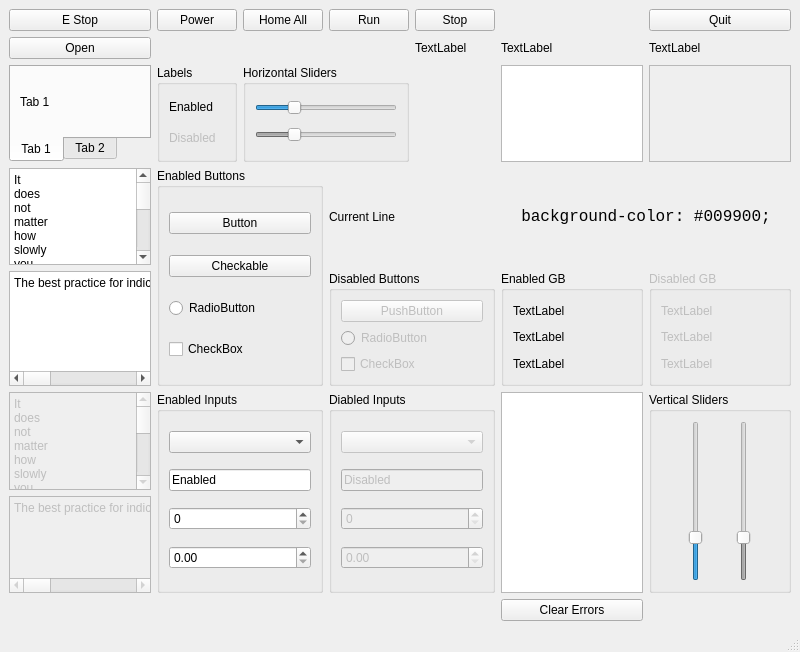
<?xml version="1.0" encoding="UTF-8"?>
<ui version="4.0">
 <class>MainWindow</class>
 <widget class="QMainWindow" name="MainWindow">
  <property name="geometry">
   <rect>
    <x>0</x>
    <y>0</y>
    <width>800</width>
    <height>652</height>
   </rect>
  </property>
  <property name="windowTitle">
   <string>MainWindow</string>
  </property>
  <widget class="QWidget" name="centralwidget">
   <layout class="QGridLayout" name="gridLayout">
    <item row="4" column="5">
     <widget class="QGroupBox" name="groupBox_2">
      <property name="title">
       <string>Enabled GB</string>
      </property>
      <layout class="QVBoxLayout" name="verticalLayout">
       <item>
        <widget class="QLabel" name="label_4">
         <property name="text">
          <string>TextLabel</string>
         </property>
        </widget>
       </item>
       <item>
        <widget class="QLabel" name="label_5">
         <property name="text">
          <string>TextLabel</string>
         </property>
        </widget>
       </item>
       <item>
        <widget class="QLabel" name="label_6">
         <property name="text">
          <string>TextLabel</string>
         </property>
        </widget>
       </item>
      </layout>
     </widget>
    </item>
    <item row="0" column="4">
     <widget class="QPushButton" name="stop_pb">
      <property name="text">
       <string>Stop</string>
      </property>
     </widget>
    </item>
    <item row="1" column="0">
     <widget class="QPushButton" name="open_pb">
      <property name="text">
       <string>Open</string>
      </property>
     </widget>
    </item>
    <item row="4" column="6">
     <widget class="QGroupBox" name="groupBox_6">
      <property name="enabled">
       <bool>false</bool>
      </property>
      <property name="title">
       <string>Disabled GB</string>
      </property>
      <layout class="QVBoxLayout" name="verticalLayout_2">
       <item>
        <widget class="QLabel" name="label_7">
         <property name="text">
          <string>TextLabel</string>
         </property>
        </widget>
       </item>
       <item>
        <widget class="QLabel" name="label_9">
         <property name="text">
          <string>TextLabel</string>
         </property>
        </widget>
       </item>
       <item>
        <widget class="QLabel" name="label_8">
         <property name="text">
          <string>TextLabel</string>
         </property>
        </widget>
       </item>
      </layout>
     </widget>
    </item>
    <item row="2" column="6">
     <widget class="QListWidget" name="disabledLW">
      <property name="enabled">
       <bool>false</bool>
      </property>
     </widget>
    </item>
    <item row="0" column="6">
     <widget class="QPushButton" name="quit_pb">
      <property name="text">
       <string>Quit</string>
      </property>
     </widget>
    </item>
    <item row="1" column="6">
     <widget class="QLabel" name="dro_lb_z">
      <property name="text">
       <string>TextLabel</string>
      </property>
     </widget>
    </item>
    <item row="1" column="4">
     <widget class="QLabel" name="dro_lb_x">
      <property name="text">
       <string>TextLabel</string>
      </property>
     </widget>
    </item>
    <item row="0" column="0">
     <widget class="QPushButton" name="estop_pb">
      <property name="text">
       <string>E Stop</string>
      </property>
     </widget>
    </item>
    <item row="0" column="2">
     <widget class="QPushButton" name="home_all_pb">
      <property name="text">
       <string>Home All</string>
      </property>
     </widget>
    </item>
    <item row="0" column="3">
     <widget class="QPushButton" name="run_pb">
      <property name="text">
       <string>Run</string>
      </property>
     </widget>
    </item>
    <item row="3" column="3" colspan="2">
     <widget class="QLabel" name="label">
      <property name="text">
       <string>Current Line</string>
      </property>
     </widget>
    </item>
    <item row="2" column="5">
     <widget class="QListWidget" name="enabledLW"/>
    </item>
    <item row="4" column="3" colspan="2">
     <widget class="QGroupBox" name="groupBox">
      <property name="title">
       <string>Disabled Buttons</string>
      </property>
      <layout class="QGridLayout" name="gridLayout_5">
       <item row="0" column="0">
        <widget class="QPushButton" name="pushButton_2">
         <property name="enabled">
          <bool>false</bool>
         </property>
         <property name="text">
          <string>PushButton</string>
         </property>
        </widget>
       </item>
       <item row="1" column="0">
        <widget class="QRadioButton" name="radioButton_2">
         <property name="enabled">
          <bool>false</bool>
         </property>
         <property name="text">
          <string>RadioButton</string>
         </property>
        </widget>
       </item>
       <item row="2" column="0">
        <widget class="QCheckBox" name="checkBox_2">
         <property name="enabled">
          <bool>false</bool>
         </property>
         <property name="text">
          <string>CheckBox</string>
         </property>
        </widget>
       </item>
      </layout>
     </widget>
    </item>
    <item row="0" column="1">
     <widget class="QPushButton" name="power_pb">
      <property name="text">
       <string>Power</string>
      </property>
     </widget>
    </item>
    <item row="1" column="5">
     <widget class="QLabel" name="dro_lb_y">
      <property name="text">
       <string>TextLabel</string>
      </property>
     </widget>
    </item>
    <item row="7" column="5">
     <widget class="QPushButton" name="clear_errors_pb">
      <property name="text">
       <string>Clear Errors</string>
      </property>
     </widget>
    </item>
    <item row="5" column="1" rowspan="2" colspan="2">
     <widget class="QGroupBox" name="groupBox_4">
      <property name="title">
       <string>Enabled Inputs</string>
      </property>
      <layout class="QGridLayout" name="gridLayout_6">
       <item row="0" column="0">
        <widget class="QComboBox" name="enabledCB">
         <property name="currentText">
          <string/>
         </property>
        </widget>
       </item>
       <item row="1" column="0">
        <widget class="QLineEdit" name="lineEdit">
         <property name="text">
          <string>Enabled</string>
         </property>
        </widget>
       </item>
       <item row="2" column="0">
        <widget class="QSpinBox" name="spinBox"/>
       </item>
       <item row="3" column="0">
        <widget class="QDoubleSpinBox" name="doubleSpinBox"/>
       </item>
      </layout>
     </widget>
    </item>
    <item row="5" column="3" rowspan="2" colspan="2">
     <widget class="QGroupBox" name="groupBox_5">
      <property name="title">
       <string>Diabled Inputs</string>
      </property>
      <layout class="QGridLayout" name="gridLayout_7">
       <item row="0" column="0">
        <widget class="QComboBox" name="disabledCB">
         <property name="enabled">
          <bool>false</bool>
         </property>
        </widget>
       </item>
       <item row="1" column="0">
        <widget class="QLineEdit" name="lineEdit_2">
         <property name="enabled">
          <bool>false</bool>
         </property>
         <property name="text">
          <string>Disabled</string>
         </property>
        </widget>
       </item>
       <item row="2" column="0">
        <widget class="QSpinBox" name="spinBox_2">
         <property name="enabled">
          <bool>false</bool>
         </property>
        </widget>
       </item>
       <item row="3" column="0">
        <widget class="QDoubleSpinBox" name="doubleSpinBox_2">
         <property name="enabled">
          <bool>false</bool>
         </property>
        </widget>
       </item>
      </layout>
     </widget>
    </item>
    <item row="5" column="5" rowspan="2">
     <widget class="QPlainTextEdit" name="errors_pte"/>
    </item>
    <item row="2" column="1">
     <widget class="QGroupBox" name="groupBox_7">
      <property name="title">
       <string>Labels</string>
      </property>
      <layout class="QVBoxLayout" name="verticalLayout_4">
       <item>
        <widget class="QLabel" name="label_11">
         <property name="text">
          <string>Enabled</string>
         </property>
        </widget>
       </item>
       <item>
        <widget class="QLabel" name="label_12">
         <property name="enabled">
          <bool>false</bool>
         </property>
         <property name="text">
          <string>Disabled</string>
         </property>
        </widget>
       </item>
      </layout>
     </widget>
    </item>
    <item row="2" column="2" colspan="2">
     <widget class="QGroupBox" name="groupBox_9">
      <property name="title">
       <string>Horizontal Sliders</string>
      </property>
      <layout class="QGridLayout" name="gridLayout_9">
       <item row="0" column="0">
        <widget class="QSlider" name="horizontalSlider">
         <property name="maximum">
          <number>100</number>
         </property>
         <property name="value">
          <number>25</number>
         </property>
         <property name="orientation">
          <enum>Qt::Horizontal</enum>
         </property>
        </widget>
       </item>
       <item row="1" column="0">
        <widget class="QSlider" name="horizontalSlider_2">
         <property name="enabled">
          <bool>false</bool>
         </property>
         <property name="maximum">
          <number>100</number>
         </property>
         <property name="value">
          <number>25</number>
         </property>
         <property name="orientation">
          <enum>Qt::Horizontal</enum>
         </property>
        </widget>
       </item>
      </layout>
     </widget>
    </item>
    <item row="3" column="1" rowspan="2" colspan="2">
     <widget class="QGroupBox" name="groupBox_3">
      <property name="title">
       <string>Enabled Buttons</string>
      </property>
      <layout class="QGridLayout" name="gridLayout_4">
       <item row="0" column="0">
        <widget class="QPushButton" name="pushButton">
         <property name="text">
          <string>Button</string>
         </property>
        </widget>
       </item>
       <item row="3" column="0">
        <widget class="QCheckBox" name="checkBox">
         <property name="text">
          <string>CheckBox</string>
         </property>
        </widget>
       </item>
       <item row="2" column="0">
        <widget class="QRadioButton" name="radioButton">
         <property name="text">
          <string>RadioButton</string>
         </property>
        </widget>
       </item>
       <item row="1" column="0">
        <widget class="QPushButton" name="pushButton_3">
         <property name="text">
          <string>Checkable</string>
         </property>
         <property name="checkable">
          <bool>true</bool>
         </property>
        </widget>
       </item>
      </layout>
     </widget>
    </item>
    <item row="6" column="0">
     <widget class="QPlainTextEdit" name="plainTextEdit">
      <property name="enabled">
       <bool>false</bool>
      </property>
      <property name="lineWrapMode">
       <enum>QPlainTextEdit::NoWrap</enum>
      </property>
      <property name="plainText">
       <string>The best practice for indicating a disabled state in PyQt6 using QSS is to use grayed-out text and a slightly lighter or less saturated background, following standard UX patterns.</string>
      </property>
     </widget>
    </item>
    <item row="5" column="0">
     <widget class="QPlainTextEdit" name="plainTextEdit_2">
      <property name="enabled">
       <bool>false</bool>
      </property>
      <property name="plainText">
       <string>It
does
not
matter
how
slowly
you
go
so
long
as
you
do
not
stop.
Confucius</string>
      </property>
     </widget>
    </item>
    <item row="5" column="6" rowspan="2">
     <widget class="QGroupBox" name="groupBox_8">
      <property name="title">
       <string>Vertical Sliders</string>
      </property>
      <layout class="QGridLayout" name="gridLayout_8">
       <item row="0" column="0">
        <widget class="QSlider" name="verticalSlider_2">
         <property name="maximum">
          <number>100</number>
         </property>
         <property name="value">
          <number>25</number>
         </property>
         <property name="orientation">
          <enum>Qt::Vertical</enum>
         </property>
        </widget>
       </item>
       <item row="0" column="1">
        <widget class="QSlider" name="verticalSlider">
         <property name="enabled">
          <bool>false</bool>
         </property>
         <property name="maximum">
          <number>100</number>
         </property>
         <property name="value">
          <number>25</number>
         </property>
         <property name="orientation">
          <enum>Qt::Vertical</enum>
         </property>
        </widget>
       </item>
      </layout>
     </widget>
    </item>
    <item row="2" column="0">
     <widget class="QTabWidget" name="tabWidget">
      <property name="tabPosition">
       <enum>QTabWidget::South</enum>
      </property>
      <property name="currentIndex">
       <number>0</number>
      </property>
      <widget class="QWidget" name="tab">
       <attribute name="title">
        <string>Tab 1</string>
       </attribute>
       <layout class="QGridLayout" name="gridLayout_2">
        <item row="0" column="0">
         <widget class="QLabel" name="label_2">
          <property name="text">
           <string>Tab 1</string>
          </property>
         </widget>
        </item>
       </layout>
      </widget>
      <widget class="QWidget" name="tab_2">
       <attribute name="title">
        <string>Tab 2</string>
       </attribute>
       <layout class="QGridLayout" name="gridLayout_3">
        <item row="0" column="0">
         <widget class="QLabel" name="label_3">
          <property name="text">
           <string>Tab 2</string>
          </property>
         </widget>
        </item>
       </layout>
      </widget>
     </widget>
    </item>
    <item row="3" column="0">
     <widget class="QPlainTextEdit" name="plainTextEdit_3">
      <property name="plainText">
       <string>It
does
not
matter
how
slowly
you
go
so
long
as
you
do
not
stop.
Confucius</string>
      </property>
     </widget>
    </item>
    <item row="4" column="0">
     <widget class="QPlainTextEdit" name="plainTextEdit_4">
      <property name="lineWrapMode">
       <enum>QPlainTextEdit::NoWrap</enum>
      </property>
      <property name="plainText">
       <string>The best practice for indicating a disabled state in PyQt6 using QSS is to use grayed-out text and a slightly lighter or less saturated background, following standard UX patterns.</string>
      </property>
     </widget>
    </item>
    <item row="3" column="5" colspan="2">
     <widget class="QLabel" name="label_10">
      <property name="font">
       <font>
        <family>Monospace</family>
        <pointsize>12</pointsize>
        <weight>50</weight>
        <bold>false</bold>
       </font>
      </property>
      <property name="text">
       <string>background-color: #009900;</string>
      </property>
      <property name="alignment">
       <set>Qt::AlignCenter</set>
      </property>
     </widget>
    </item>
   </layout>
  </widget>
  <widget class="QMenuBar" name="menubar">
   <property name="geometry">
    <rect>
     <x>0</x>
     <y>0</y>
     <width>800</width>
     <height>24</height>
    </rect>
   </property>
  </widget>
  <widget class="QStatusBar" name="statusbar"/>
 </widget>
 <resources/>
 <connections/>
</ui>
